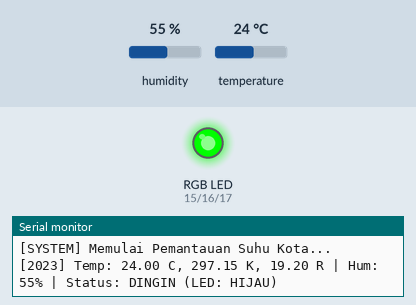
This sketch was run on a simulated Arduino Uno, built with avr-gcc and run on an emulated ATmega328P. Shown: an RGB LED mixed from three pins (HIGH = lit), the last lines printed to the serial monitor. Inputs (shaded band) come from the test bench; at power-on: temperature 24 °C, humidity 55 %.

Above: at 3.2 s.
3.3 s: temperature set to 26 °C
At 4.6 s:
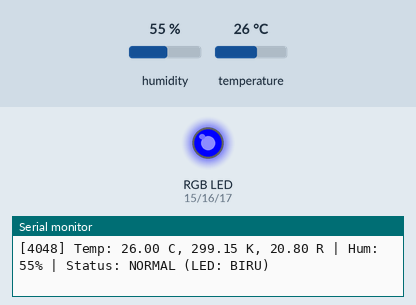
6.0 s: temperature set to 29 °C
8.7 s: temperature set to 32 °C
At 10.8 s:
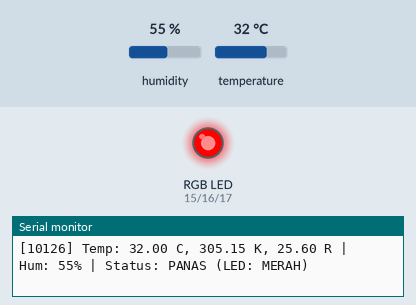
11.6 s: temperature set to 12 °C
At 13.2 s:
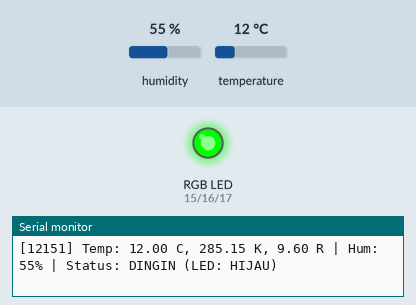
14.3 s: temperature set to 28 °C
At 17.0 s:
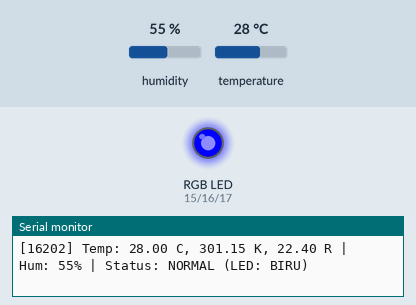
Timing chart, 0 to 18.5 s (numbered marks = the images above; inputs shaded):
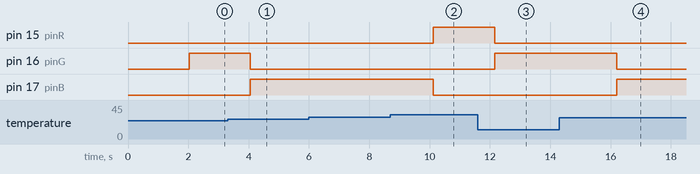

Measured:
- the behaviour switches between 24 and 25 °C on temperature (found by bisection; images 0 and 1)
- the behaviour switches between 30 and 31 °C on temperature (found by bisection; images 1 and 2)
- after the input at 3.3 s, pin 16 (pinG): HIGH → LOW after 0.75 s; pin 17 (pinB): LOW → HIGH after 0.75 s
- after the input at 8.7 s, pin 15 (pinR): LOW → HIGH after 1.4 s; pin 17 (pinB): HIGH → LOW after 1.4 s
- after the input at 11.6 s, pin 15 (pinR): HIGH → LOW after 0.55 s; pin 16 (pinG): LOW → HIGH after 0.55 s
- after the input at 14.3 s, pin 16 (pinG): HIGH → LOW after 1.9 s; pin 17 (pinB): LOW → HIGH after 1.9 s

The sketch:

temperature-detections.ino
```cpp
#include <Arduino.h>
#include <SimpleDHT.h>

const int pinDHT = 4;
const int pinR = 15;
const int pinG = 16;
const int pinB = 17;

SimpleDHT11 dht11(pinDHT);

void setup() {
    Serial.begin(115200);
    pinMode(pinR, OUTPUT);
    pinMode(pinG, OUTPUT);
    pinMode(pinB, OUTPUT);
    digitalWrite(pinR, LOW);
    digitalWrite(pinG, LOW);
    digitalWrite(pinB, LOW);
    Serial.println("[SYSTEM] Memulai Pemantauan Suhu Kota...");
    delay(2000);
}

void loop() {
    byte temperature = 0;
    byte humidity = 0;
    int err = SimpleDHTErrSuccess;

    // Baca data dari DHT11
    if ((err = dht11.read(&temperature, &humidity, NULL)) != SimpleDHTErrSuccess) {
        Serial.print("[ERROR] Gagal membaca sensor DHT11, err=");
        Serial.println(err);
        delay(2000);
        return;
    }

    // Konversi Suhu
    float tempC = (float)temperature;
    float tempK = tempC + 273.15;
    float tempR = tempC * 0.8;

    String kategori = "";
    String warnaLED = "";

    // Logika Indikator LED RGB Kota
    if (tempC < 25) {
        kategori = "DINGIN";
        warnaLED = "HIJAU";
        digitalWrite(pinR, LOW);
        digitalWrite(pinG, HIGH); // Hijau Nyala
        digitalWrite(pinB, LOW);
    }
    else if (tempC >= 25 && tempC <= 30) {
        kategori = "NORMAL";
        warnaLED = "BIRU";
        digitalWrite(pinR, LOW);
        digitalWrite(pinG, LOW);
        digitalWrite(pinB, HIGH); // Biru Nyala
    }
    else { // tempC > 30
        kategori = "PANAS";
        warnaLED = "MERAH";
        digitalWrite(pinR, HIGH); // Merah
        digitalWrite(pinG, LOW);
        digitalWrite(pinB, LOW);
    }

    unsigned long waktu = millis();
    Serial.print("[");
    Serial.print(waktu);
    Serial.print("] Temp: ");
    Serial.print(tempC); Serial.print(" C, ");
    Serial.print(tempK); Serial.print(" K, ");
    Serial.print(tempR); Serial.print(" R | Hum: ");
    Serial.print((int)humidity); Serial.print("% | Status: ");
    Serial.print(kategori);
    Serial.print(" (LED: ");
    Serial.print(warnaLED);
    Serial.println(")");
    delay(2000);
}
```
